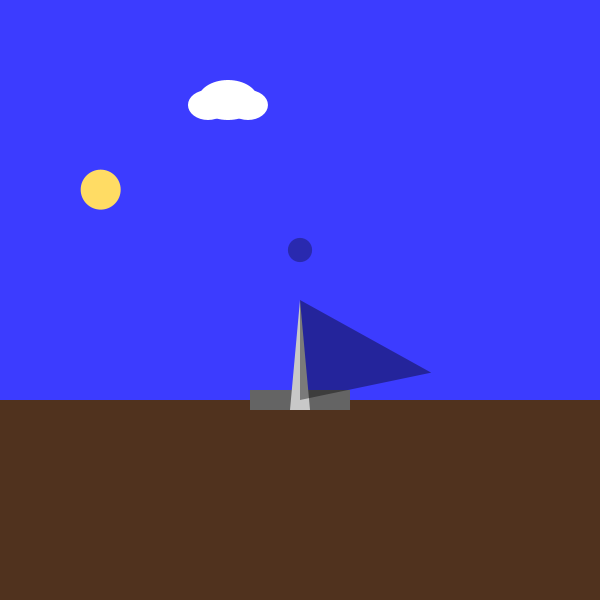
Frame 1 (no input)
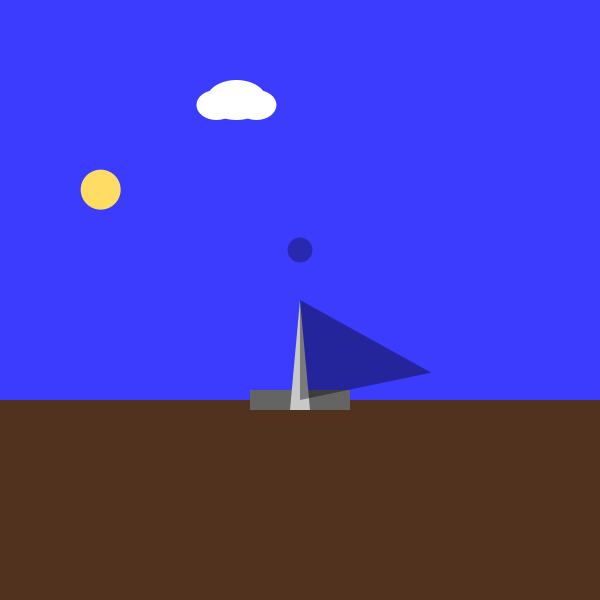
Frame 60 (the mouse pressed at the canvas centre just before this capture)
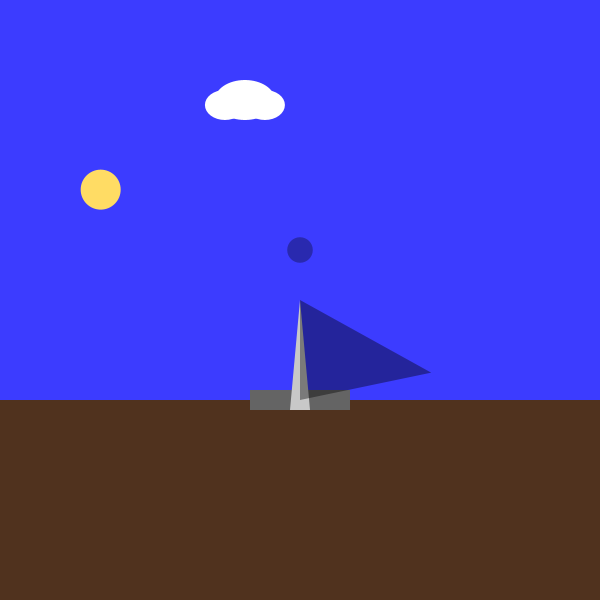
Frame 120 (the mouse held since frame 60 and released just before this capture)

The Processing sketch that drew these frames (run headless with seeded random() and noise(); from frame 60 on, the mouse is pressed at the canvas centre):

// Processing sketch: VALEROgabriela_E04_final
// ── VALEROgabriela_E04_final.pde
// Gabriela Valero Fonseca - 202313995
// entrega-tiempo - “Reloj Solar Dinámico”
// Inspirado en "The Digital Architecture of Time Management" de Judy Wajcman

int centroX, centroY;

void setup() {
  size(600, 600);
  centroX = width / 2;
  centroY = height / 2 + 100;
  colorMode(RGB, 255);
  noStroke();
}

void draw() {
  // 1. Fondo dinámico: cambia según la hora (día a noche)
  float brillo = map(hour(), 0, 23, 20, 255);
  background(brillo, brillo, 255); // cielo azul claro u oscuro

  // 2. Suelo
  fill(80, 50, 30);
  rect(0, centroY, width, height - centroY);

  // 3. Base del reloj solar
  fill(100);
  rect(centroX - 50, centroY - 10, 100, 20);

  // 4. Triángulo gnomon (estructura que proyecta sombra)
  fill(200);
  triangle(centroX, centroY - 100, centroX - 10, centroY + 10, centroX + 10, centroY + 10);

  // 5. Posición del sol (según hora + minutos)
  float anguloSol = map(hour() + minute() / 60.0, 0, 24, PI, TWO_PI);
  float radioSol = 250;

  float xSol = centroX + cos(anguloSol) * radioSol;
  float ySol = centroY - 150 + sin(anguloSol) * 100;

  // 6. Sol
  fill(255, 220, 100);
  ellipse(xSol, ySol, 40, 40);

  // 7. Sombra proyectada desde el triángulo
  float dx = centroX - xSol;
  float dy = centroY - 100 - ySol;
  float mag = sqrt(dx * dx + dy * dy);
  dx /= mag;
  dy /= mag;

  float sombraX = centroX + dx * 150;
  float sombraY = centroY - 100 + dy * 150;

  fill(0, 0, 0, 100);
  triangle(centroX, centroY - 100, centroX, centroY, sombraX, sombraY);

  // 8. Círculo pulsante que representa los segundos
  float tamSeg = map(second(), 0, 59, 10, 50);
  fill(0, 0, 0, 80);
  ellipse(centroX, centroY - 150, tamSeg, tamSeg);

  // 9. Nube flotante decorativa (animación con segundos)
  float nubeX = map(second(), 0, 59, 50, width - 50);
  float nubeY = 100;
  fill(255);
  ellipse(nubeX, nubeY, 60, 40);
  ellipse(nubeX - 20, nubeY + 5, 40, 30);
  ellipse(nubeX + 20, nubeY + 5, 40, 30);
}
